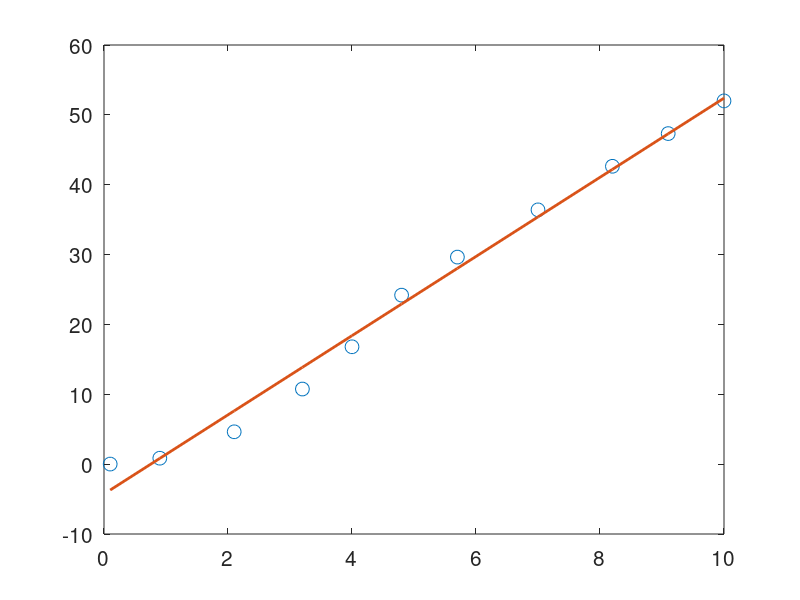

This figure's MATLAB source: (Note: this script raises an error after producing the figure.)
clear all
close all
clc

x=[0.1 0.9 2.1 3.2 4.0 4.8 5.7 7.0 8.2 9.1 10.0];
y=[0.0105 0.8505 4.6305 10.752 16.800 24.192 29.640 ...
    36.400 42.640 47.320 52.000];
p=polyfit(x,y,1);
f=polyval(p,x);
plot(x,y,'o','MarkerSize',10);
hold on
plot(x,f,'-','linewidth',2);
set(gca,'FontSize',15)
legend('Raw data','Line','FontSize',20,'Location','SE');
xlabel('X','FontSize',20);
ylabel('Y','FontSize',20);
